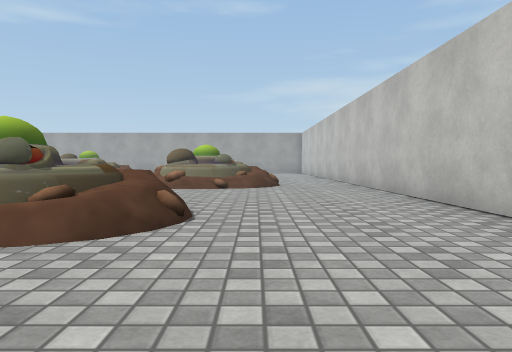
View 1 (above)

24 first-person views from a walk through a Unity game level. The camera is 0.72 m above the floor, tilts 2° down and sees 70° across. The floor is counted in squares, 1 m on a side. Each view is taken from the middle of a square. On the plan, view 1 faces up. The plan holds only what a view shows up to about 11 squares ahead; the rest is blank. The place goes on beyond the plan. Some animated figures are not drawn. Some surface patterns are stand-ins.

View 2
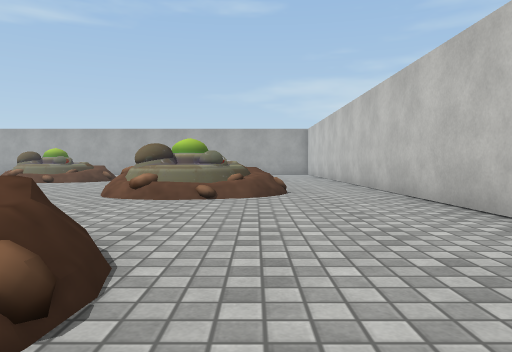

View 3
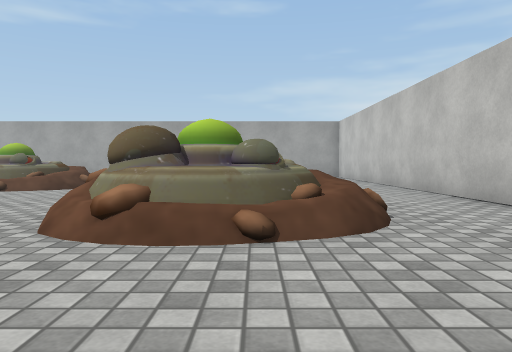

View 4
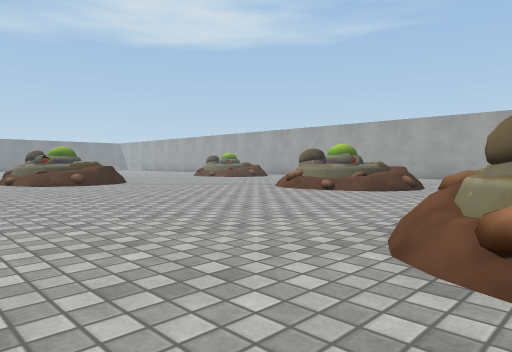

View 5
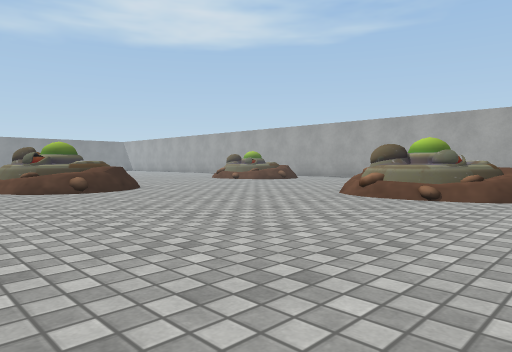

View 6
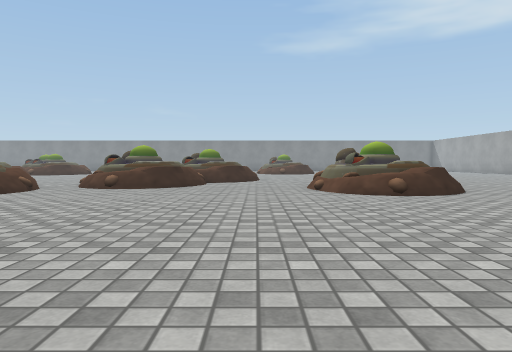

View 7
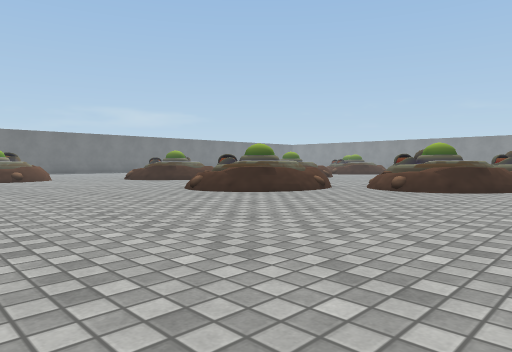

View 8
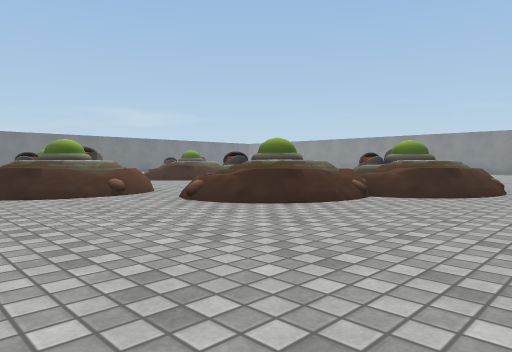

View 9
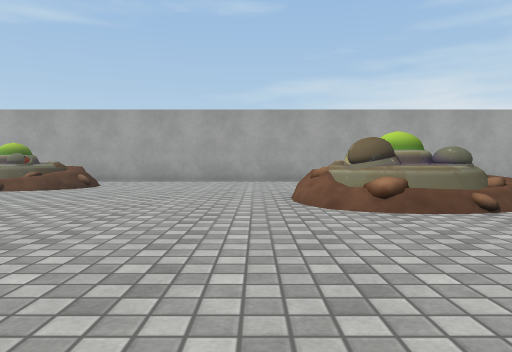

View 10
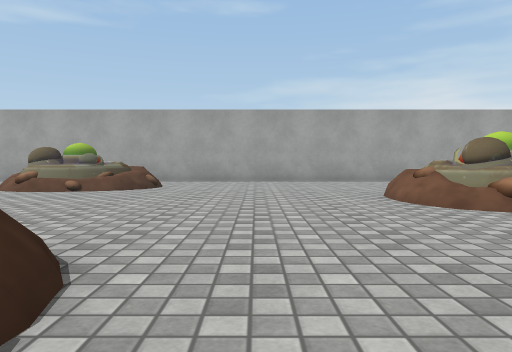

View 11
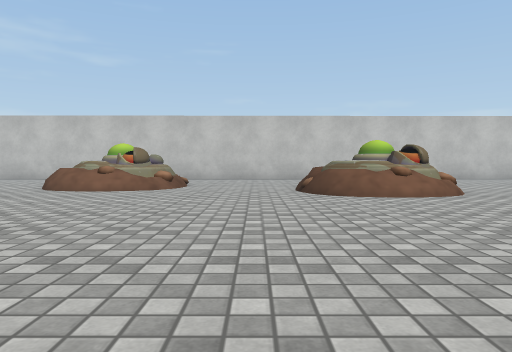

View 12
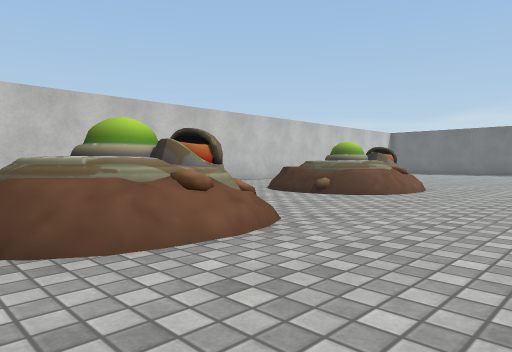

View 13
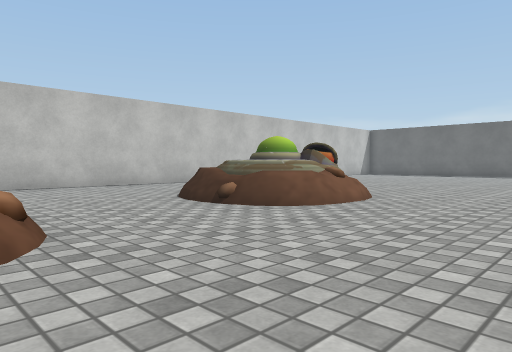

View 14
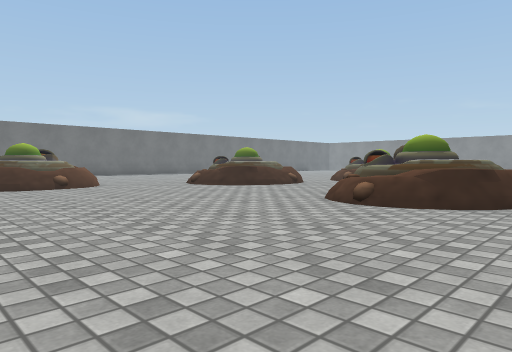

View 15
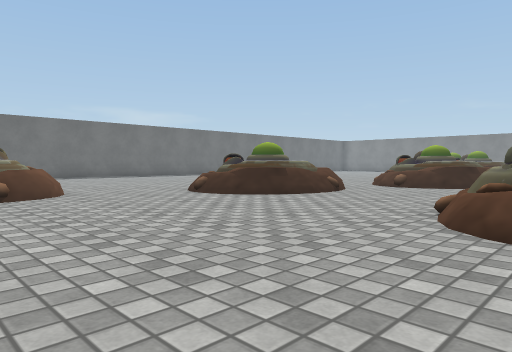

View 16
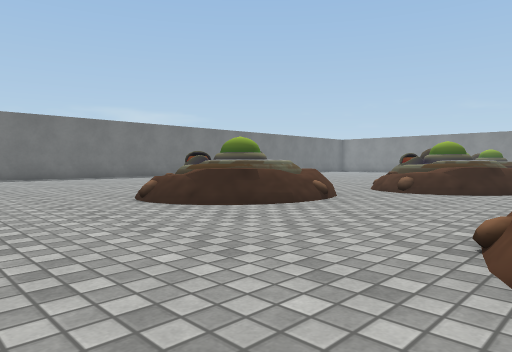

View 17
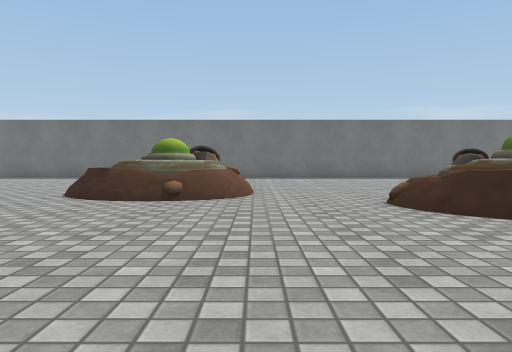

View 18
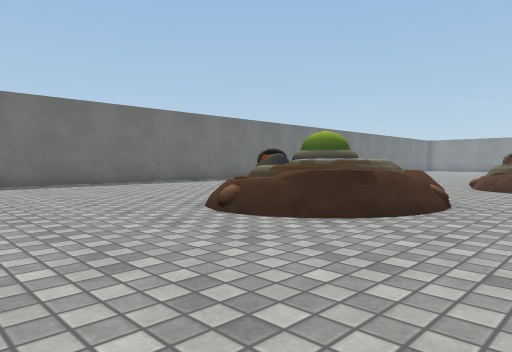

View 19
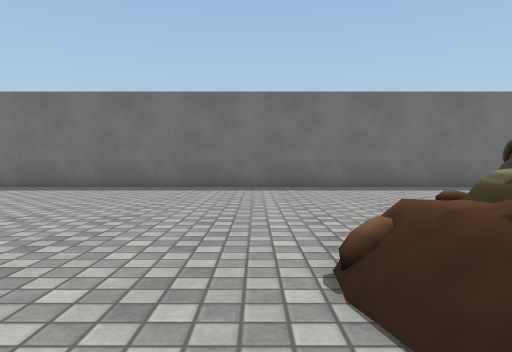

View 20
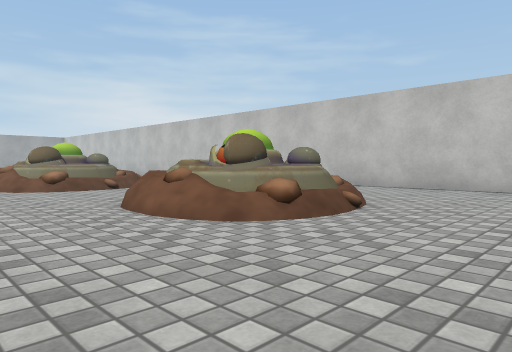

View 21
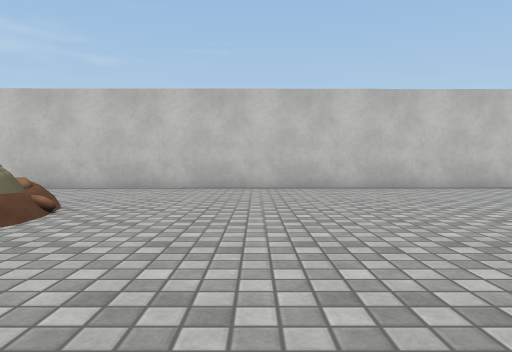

View 22
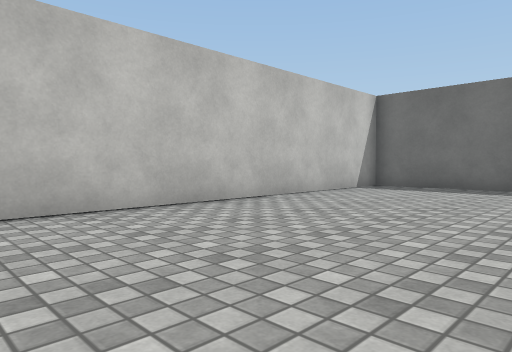

View 23
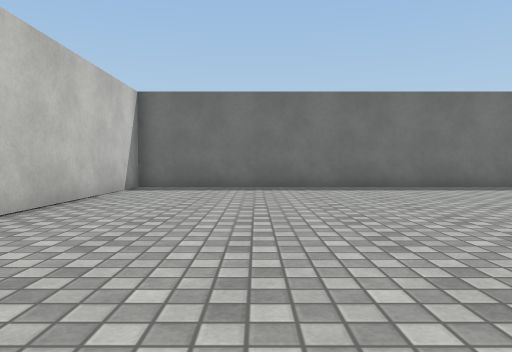

View 24
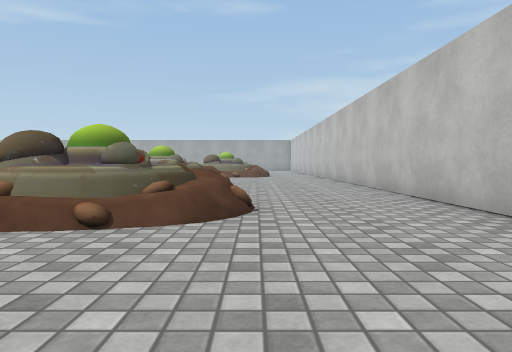

### Floor plan
Points are (right, up) in squares from view 1. A wall is a line through its corners. A room is listed if a view was taken in it or the views show most of it. See-through windows are left out.
Room 1 (views 1, 2, 3, 4, 5, 6, 7, 8, 9, 10, 11, 12, 13, 14, 15, 16, 17, 18, 19, 20, 21, 22, 23, 24)
walls: (-14.4, -17.8) (3.5, -17.8) (3.2, 18)
objects: other object (-23, 6) to (-20, 9); other object (-22, -5) to (-20, -2); other object (-20, 21) to (-16, 22); other object (-19, 4) to (-17, 7); other object (-18, -8) to (-15, -5); other object (-17, -1) to (-13, 3); other object (-17, 11) to (-14, 14); other object (-12, -10) to (-8, -7); other object (-10, 17) to (-6, 19); other object (-5, 3) to (-1, 7); other object (-4, -4) to (0, -1); other object (-3, 11) to (0, 13)

Positions as (right, up) in squares from view 1, and headings:
1: (0, 0), facing up
2: (0, 3), facing up
3: (-1, 7), facing up
4: (-2, 8), facing up-left
5: (-5, 9), facing up-left
6: (-6, 9), facing left
7: (-7, 9), facing down-left
8: (-12, 11), facing down-left
9: (-11, 11), facing up
10: (-13, 11), facing up
11: (-13, 8), facing right
12: (-8, 7), facing down-right
13: (-8, 4), facing down-right
14: (-7, 4), facing down-left
15: (-9, 1), facing down-left
16: (-11, 0), facing down-left
17: (-12, 0), facing down
18: (-4, -5), facing down-left
19: (-7, -7), facing down
20: (-7, -7), facing up-right
21: (-7, -7), facing right
22: (-2, -7), facing down-right
23: (0, -7), facing down
24: (0, -8), facing up
